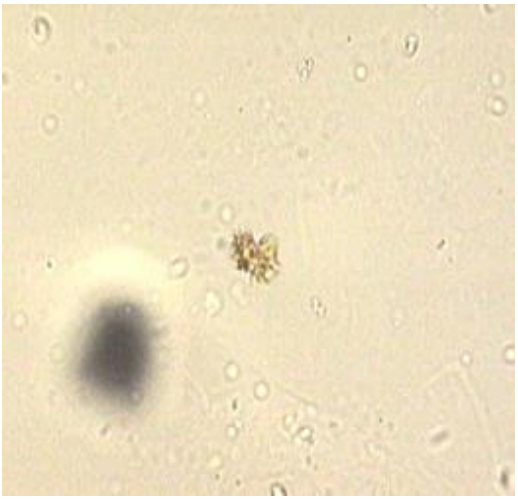
#> input picture Teste1.png, 518 x 499 px
$ python genesis.py
#> lines starting #> are read from the running program, lines starting #| are printed output that depends on the picture; after the words box and inside, x2 and y2 are one past the last pixel; in counts of white or black regions, pixels touching at a corner belong together
import cv2
import numpy as np
import matplotlib.pyplot as plt
from pathlib import Path

# Imagens de teste
imagens = [
    "Teste1.png",
    "Teste3.png",
    "Teste4.png",
    "Teste5.png",
    "Teste6.png",
    "Teste7.png",
    "Teste8.png",
]

def detectar_cristais(caminho):
#> called with caminho = 'Teste1.png'
    img = cv2.imread(caminho)
#> img is the input picture: shape (499, 518, 3); mean B, G, R 191.5, 222.8, 236.5
    original = img.copy()

    # 1. Cinza
    gray = cv2.cvtColor(img, cv2.COLOR_BGR2GRAY)
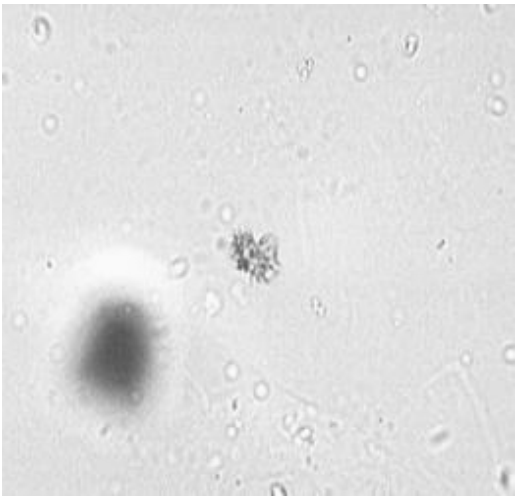
#> gray: shape (499, 518); min 85, max 255, mean 223.3

    # 2. Melhorar contraste local
    clahe = cv2.createCLAHE(clipLimit=2.0, tileGridSize=(8, 8))
    gray = clahe.apply(gray)
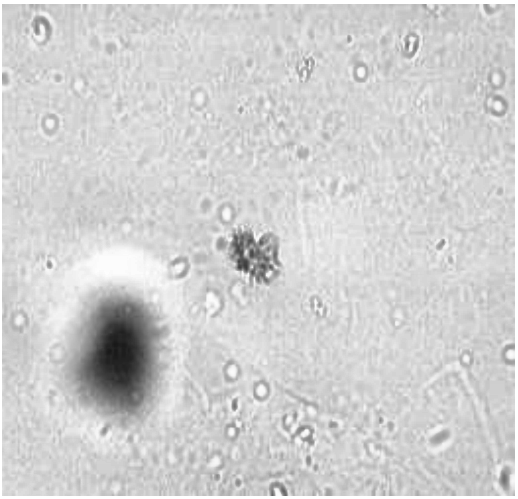
#> gray: shape (499, 518); min 24, max 255, mean 208.4

    # 3. Suavizar ruído
    blur = cv2.GaussianBlur(gray, (5, 5), 0)

    # 4. Segmentação por borda
    edges = cv2.Canny(blur, 25, 90)
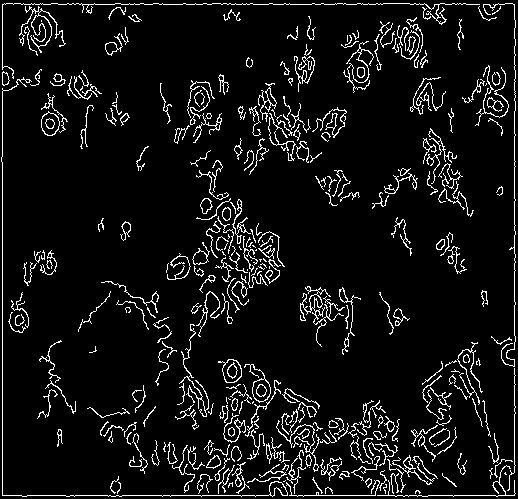
#> edges: shape (499, 518); 7.3% white in thin lines or dots

    # 5. Fechar falhas nas bordas
    kernel = np.ones((3, 3), np.uint8)
    edges = cv2.morphologyEx(edges, cv2.MORPH_CLOSE, kernel, iterations=2)
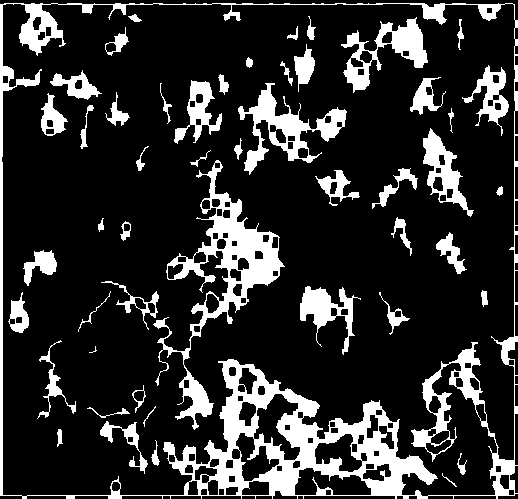
#> edges: shape (499, 518); 18% white; 50 white regions (1 under 20 px), largest, box (x1, y1, x2, y2) and area: (0, 3, 518, 499) 20659, (153, 160, 285, 430) 6637, (238, 83, 347, 175) 2894
    edges = cv2.dilate(edges, kernel, iterations=1)
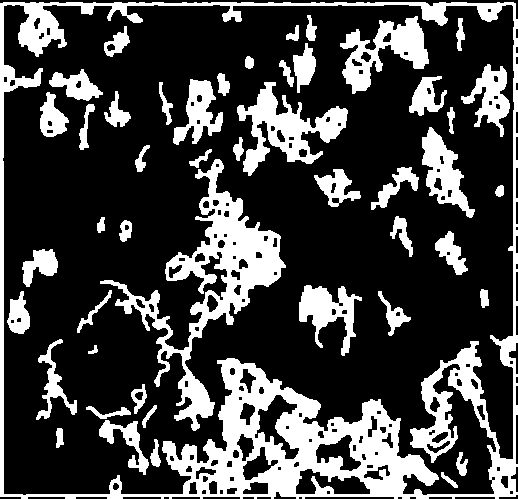
#> edges: shape (499, 518); 26.1% white; 48 white regions

    # 6. Encontrar contornos
    contornos, _ = cv2.findContours(edges, cv2.RETR_EXTERNAL, cv2.CHAIN_APPROX_SIMPLE)
#> contornos = 1 contour; box (x1, y1, x2, y2) and area: (0, 2, 518, 499) 254493

    detectados = []

    for c in contornos:
        area = cv2.contourArea(c)
        if area < 25 or area > 8000:
            continue

        perimetro = cv2.arcLength(c, True)
        if perimetro == 0:
            continue

        x, y, w, h = cv2.boundingRect(c)
        razao = w / float(h)

        circularidade = 4 * np.pi * area / (perimetro ** 2)

        # Aproximação poligonal: útil para cistina/hexágonos
        approx = cv2.approxPolyDP(c, 0.04 * perimetro, True)
        vertices = len(approx)

        # Filtros gerais:
        # - cristais hexagonais: 5 a 7 vértices
        # - cristais aglomerados/radiais: contorno irregular, circularidade média
        possivel_hexagono = 5 <= vertices <= 7 and 0.55 <= razao <= 1.45
        possivel_aglomerado = area > 60 and 0.25 <= circularidade <= 0.95

        if possivel_hexagono or possivel_aglomerado:
            detectados.append(c)

            if possivel_hexagono:
                cor = (255, 0, 0)   # azul: possível cistina
                label = "hexagonal"
            else:
                cor = (0, 255, 0)   # verde: possível cristal/agregado
                label = "cristal"

            cv2.drawContours(original, [c], -1, cor, 2)
            cv2.putText(
                original,
                label,
                (x, y - 5),
                cv2.FONT_HERSHEY_SIMPLEX,
                0.45,
                cor,
                1
            )
#> this loop made 1 pass
#> area on pass 1: 254493
#> after the loop, detectados = []

    return img, gray, edges, original, len(detectados)


for caminho in imagens:
    img, gray, edges, result, qtd = detectar_cristais(caminho)
#> qtd = 0

    plt.figure(figsize=(14, 4))

    plt.subplot(1, 3, 1)
    plt.imshow(cv2.cvtColor(img, cv2.COLOR_BGR2RGB))
    plt.title("Original")
    plt.axis("off")

    plt.subplot(1, 3, 2)
    plt.imshow(edges, cmap="gray")
    plt.title("Bordas - Canny")
    plt.axis("off")

    plt.subplot(1, 3, 3)
    plt.imshow(cv2.cvtColor(result, cv2.COLOR_BGR2RGB))
    plt.title(f"Detectados: {qtd}")
    plt.axis("off")

    plt.suptitle(caminho)
    plt.tight_layout()
    plt.show()
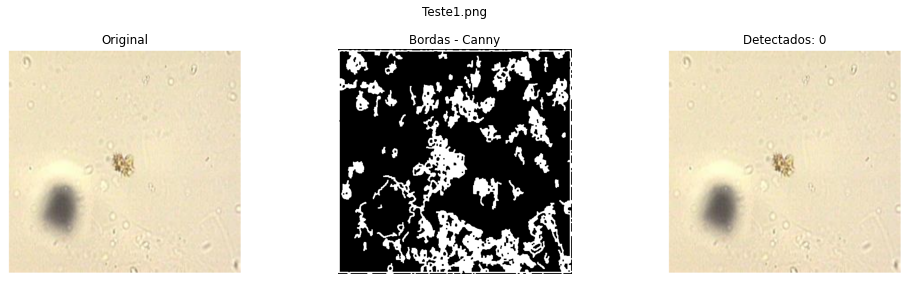
#> figure drawn by matplotlib, 3 panels
#> pass 2 of the loop `for caminho in imagens:`:
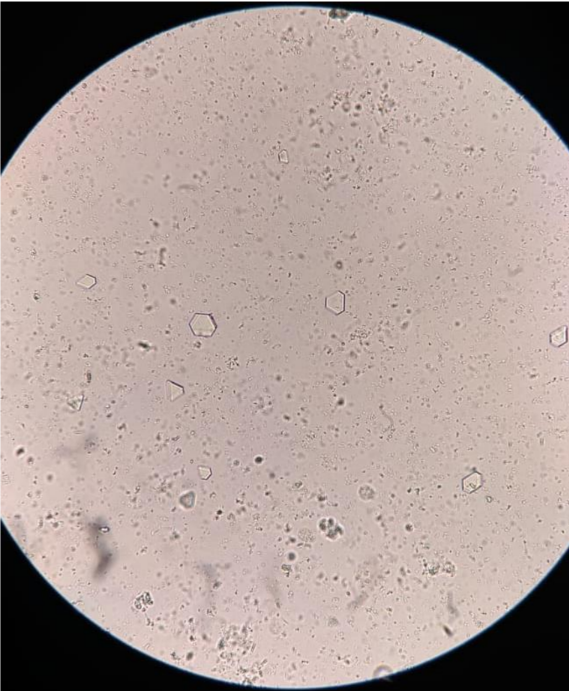
#> input picture Teste3.png, 569 x 691 px
#> in detectar_cristais, img is the input picture: shape (691, 569, 3); mean B, G, R 149.8, 154.7, 170.5
#> blur: shape (691, 569)
#> in detectar_cristais (call 2), `edges = cv2.dilate(edges, kernel, iterations=1)`:
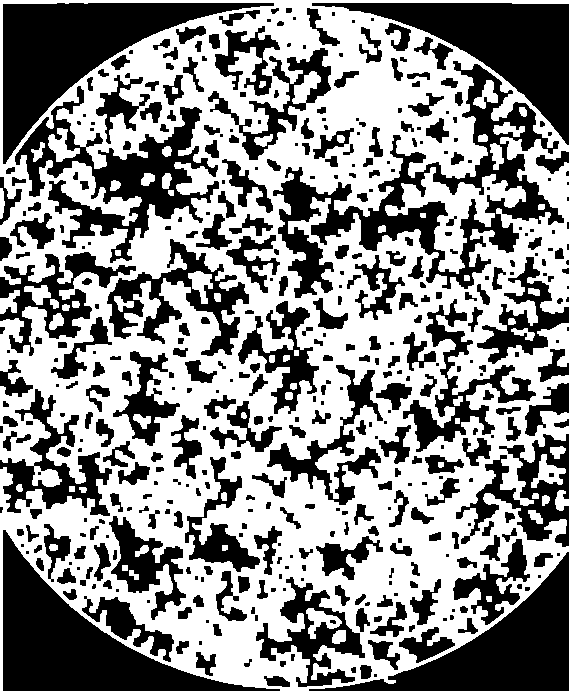
#> edges: shape (691, 569); 54.9% white; 437 black regions (141 under 20 px)
#> contornos = 20 contours; largest, box (x1, y1, x2, y2) and area: (0, 0, 569, 691) 329502, (531, 454, 566, 488) 470, (24, 285, 51, 305) 268, (0, 290, 20, 314) 236, (555, 490, 569, 511) 166
#> the loop in detectar_cristais (call 2), `for c in contornos:` made 20 passes
#> (area, perimetro, x, y, w, h, razao, circularidade) on passes 1, 19: (105.5, 49.9, 528, 510, 15, 14, 1.07, 0.532), (86.5, 65.07, 0, 188, 5, 31, 0.161, 0.257)
#> after the loop in detectar_cristais (call 2), `for c in contornos:`: detectados = 14 contours; largest, box (x1, y1, x2, y2) and area: (531, 454, 566, 488) 470, (24, 285, 51, 305) 268, (0, 290, 20, 314) 236, (555, 490, 569, 511) 166, (49, 313, 64, 330) 142
#> qtd = 14
#> `plt.show()`:
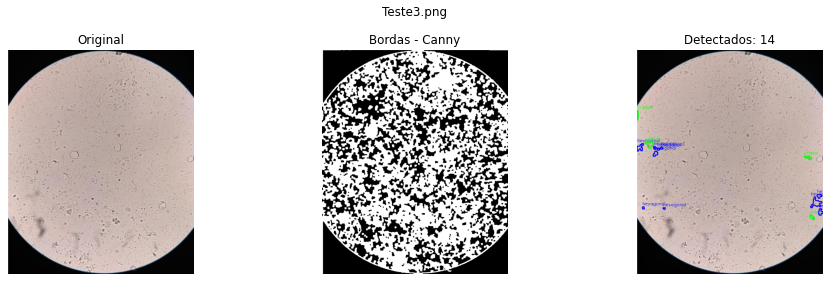
#> figure drawn by matplotlib, 3 panels
#> pass 3 of the loop `for caminho in imagens:`:
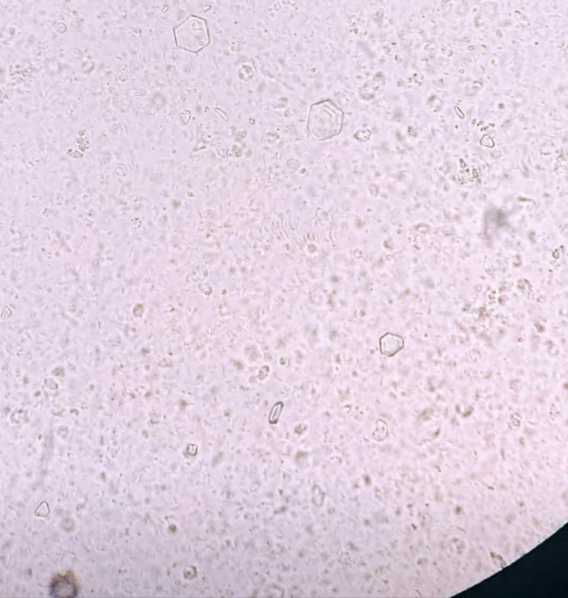
#> input picture Teste4.png, 568 x 598 px
#> in detectar_cristais, img is the input picture: shape (598, 568, 3); mean B, G, R 223.9, 208.8, 225
#> blur: shape (598, 568)
#> in detectar_cristais (call 3), `edges = cv2.dilate(edges, kernel, iterations=1)`:
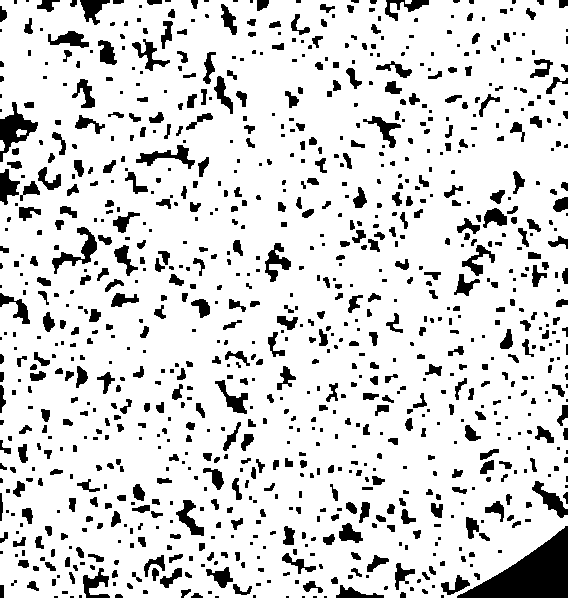
#> edges: shape (598, 568); 84.9% white; 997 black regions (436 under 20 px)
#> contornos = 4 contours, 1 with area under 20; largest, box (x1, y1, x2, y2) and area: (0, 0, 568, 598) 327822, (16, 129, 27, 137) 45, (0, 140, 5, 151) 32
#> the loop in detectar_cristais (call 3), `for c in contornos:` made 4 passes
#> (area, perimetro, x, y, w, h, razao, circularidade) on pass 2: (45, 30.49, 16, 129, 11, 8, 1.38, 0.608)
#> after the loop in detectar_cristais (call 3), `for c in contornos:`: detectados = 1 contour; box (x1, y1, x2, y2) and area: (16, 129, 27, 137) 45
#> qtd = 1
#> `plt.show()`:
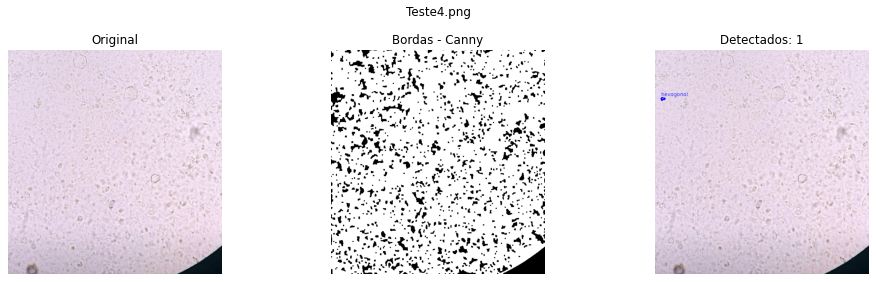
#> figure drawn by matplotlib, 3 panels
#> (the run stopped early here; a loop or call above may not have finished)
